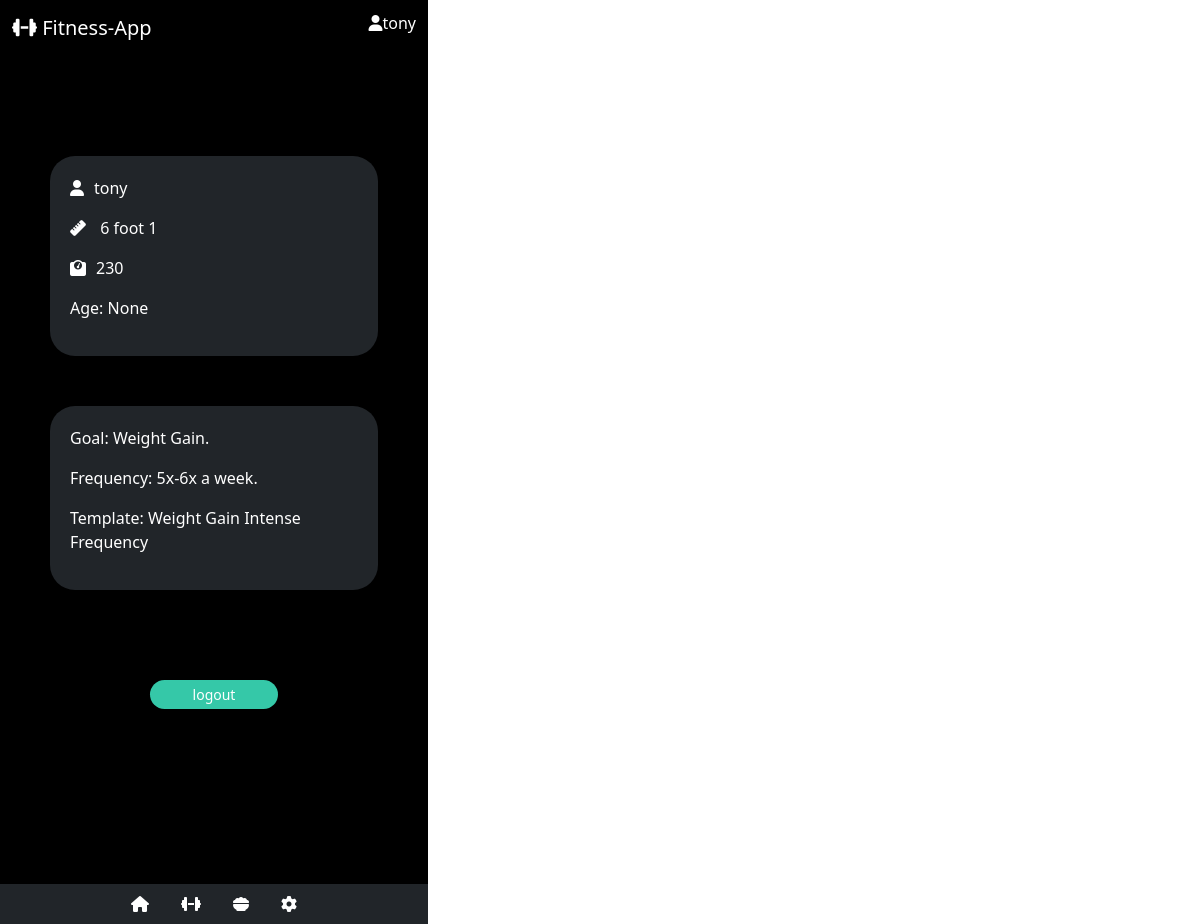
Screenshot of /home/ (signed in) with the database file from the repository.
### users/models.py (models this page shows, shortened)
class FitnessUser(AbstractUser):
    first_name = models.CharField(max_length=30)
    last_name = models.CharField(max_length=30)
    email = models.EmailField(max_length=60)
    age_category = models.ForeignKey(
        AgeGroup,
        on_delete=models.CASCADE,
        blank=True,
        null=True
    )
    goal = models.IntegerField(default=1 ,choices=Purpose.choices)
    weight = models.CharField(max_length=30)
    height = models.CharField(max_length=30)
    gender = models.ForeignKey(
        Gender,
        on_delete=models.CASCADE,
        blank=True,
        null=True
    )
    exercise_frequency = models.IntegerField(default=1 ,choices=Frequency.choices)
    template_id = models.ForeignKey(
        Workout_template,
        default=1,
        on_delete=models.CASCADE,
        blank=True,
        null=True
        )
    completed_workouts = models.ManyToManyField(SingleWorkout)

### workout/models.py (models this page shows, shortened)
class Workout_template(models.Model):
    name = models.CharField(max_length=128, default='test template')
    description = models.TextField(default='Test Description')
    goal = models.IntegerField(default=2, choices=Purpose.choices)
    frequency = models.IntegerField(default=1, choices=Frequency.choices)
    weeks = models.ManyToManyField(Week)
    completed_status = models.BooleanField(default=False)
    def __str__(self):
        return self.name

### users/views.py (the view)
# urls.py: path('home/', HomePageView.as_view(), name='home'),
class HomePageView(LoginRequiredMixin, TemplateView):
    template_name = "users/home.html"

### templates/users/home.html (shortened to what this page needs)
{% extends 'base.html' %}
{% block content %}
<nav class="navbar">
    <div class="container-fluid">
      <a class="navbar-brand" href="#">
        <i class="fa-solid fa-dumbbell"></i>
        Fitness-App
      </a>
      <h6><i class="fa-solid fa-user"></i>{{ request.user }}</h6>
    </div>
  </nav>
<div class="home">
<div class="userinfo">
  {% if request.user.is_authenticated %}
    <i class="fa-solid fa-user"></i>{{ request.user }}</p>
    <p><i class="fa-solid fa-ruler"></i> {{ request.user.height }}</p>
    <p><i class="fa-solid fa-weight-scale"></i>{{ request.user.weight }}</p>
    <p>Age: {{ request.user.age_category }}</p>
    {% endif %}
</div>
<div class="workoutinfo">
  {% if request.user.is_authenticated %}
  <p>Goal: {{ request.user.get_goal_display }}</p>
  <p>Frequency: {{ request.user.get_exercise_frequency_display }}</p>
  <p>Template: {{ request.user.template_id }}</p>
  {% endif %}
</div>
<div class="accountlogout">
  <a href="{% url 'logout' %}">
    <button class="btn btn-primary btn-sm">
    logout
    </button>
  </a>
</div>
</div>
<div class="homenavbar">
  <ul class="nav sticky-bottom bg-dark justify-content-center">
   <li class="nav-item">
     <a class="nav-link active" href="{% url 'home' %}">
       <i class="fa-solid fa-house"></i>
     </a>
   </li>
   <li class="nav-item">
     <a class="nav-link" href="{% url 'template' %}">
       <i class="fa-solid fa-dumbbell"></i>
     </a>
   </li>
   <li class="nav-item">
     <a class="nav-link" href="{% url 'nutrition' %}">
       <i class="fa-solid fa-bowl-food"></i>
     </a>
   </li>
   <li class="nav-item">
     <a class="nav-link" href="{% url 'account' %}">
       <i class="fa-solid fa-gear"></i>
     </a>
   </li>
 </ul>
</div>
{% endblock content %}

### static/css/base.css (style rules this page uses)
* { max-width: 428px; max-height: 926px; }
button.btn { display: block; border: none; margin-bottom: 20px; margin-top: 20px; width: 100%; background-color: #35c8a8; border-radius: 25px; }
a.nav-link { color: white; }
.userinfo { background-color: #212529; border: none; padding: 20px; margin: 50px; border-radius: 25px; margin-top: 100px; }
.workoutinfo { background-color: #212529; border: none; padding: 20px; margin: 50px; border-radius: 25px; margin-top: 50px; }
.homenavbar { margin-top: 175px; }
.accountlogout button.btn { margin: 35%; border: none; margin-bottom: 0px; margin-top: 90px; width: 30%; background-color: #35c8a8; border-radius: 25px; }
.accountlogout a { text-decoration: none !important; color: white !important; }
.userinfo i.fa-solid { margin-right: 10px; }
.navbar .navbar-brand { color: white; }
.navbar a.navbar-brand { color: white; text-decoration: none !important; }

### rows the page displays
FitnessUser: user "tony", user.height "6 foot 1", user.weight "230", user.age_category "None", user.goal "Weight Gain.", user.exercise_frequency "5x-6x a week.", user.template_id "Weight Gain Intense Frequency"
